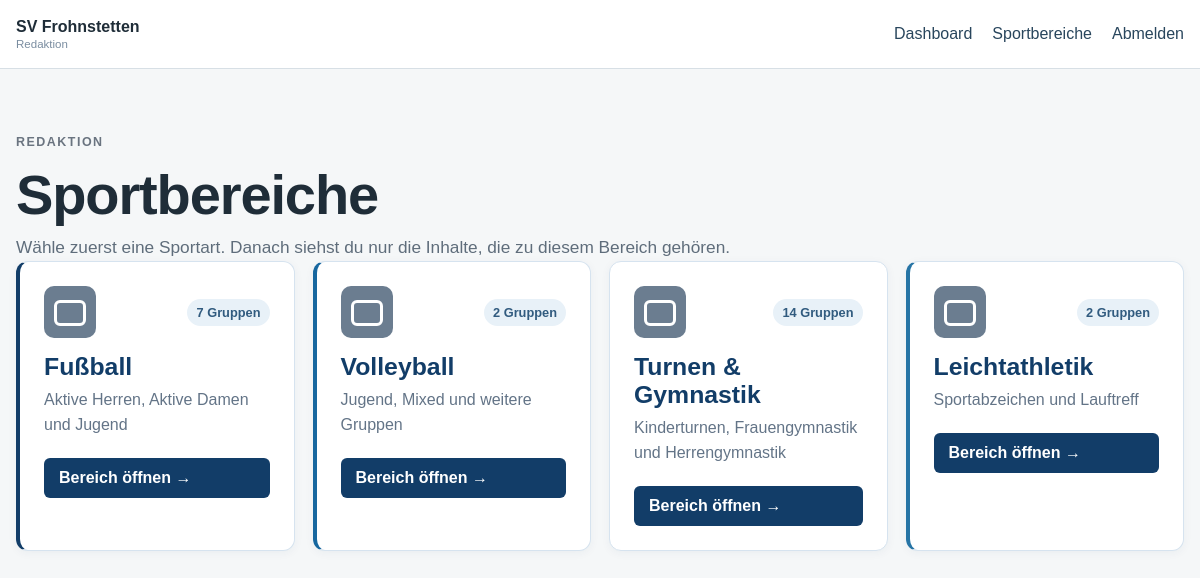
The app's page /admin/sport/index.php (signed in) with its own data.
### tables this page shows
CREATE TABLE departments (
 id INTEGER PRIMARY KEY AUTOINCREMENT, name TEXT NOT NULL, slug TEXT NOT NULL UNIQUE,
 description TEXT, icon TEXT, sort_order INTEGER DEFAULT 0, active INTEGER DEFAULT 1
, is_spielgemeinschaft INTEGER NOT NULL DEFAULT 0, sg_text TEXT);

### src/bootstrap-local.php (called while the page is built, shortened)
<?php
function e(?string $v): string
{
    return htmlspecialchars($v ?? '', ENT_QUOTES | ENT_SUBSTITUTE, 'UTF-8');
}

### public/admin/sport/index.php (the view, shortened to what this page needs)
<?php
require __DIR__ . '/../../../src/bootstrap-local.php';
$db = db();
$department = null;
$departments = $db->query('SELECT d.*,COUNT(g.id) group_count FROM departments d LEFT JOIN groups g ON g.department_id=d.id AND g.active=1 WHERE d.active=1 GROUP BY d.id ORDER BY d.sort_order,d.name')->fetchAll();
?><!doctype html>
<html lang="de">
<head>
    <link rel="stylesheet" href="/assets/admin.css">
</head>
<body>
    <header>
        <div class="wrap nav">
            <div><b>SV Frohnstetten</b><span class="admin-subtitle">Redaktion</span></div>
            <nav><a href="/admin/">Dashboard</a><a href="/admin/sport/">Sportbereiche</a><a
                    href="/logout.php">Abmelden</a></nav>
        </div>
    </header>
    <main class="wrap admin-sport-page">
        <?php if (!$department): ?>
            <p class="eyebrow">REDAKTION</p>
            <h1>Sportbereiche</h1>
            <p class="lead">Wähle zuerst eine Sportart. Danach siehst du nur die Inhalte, die zu diesem Bereich gehören.</p>
            <div class="department-dashboard-grid sport-admin-grid"><?php foreach ($departments as $d): ?><a
                        class="department-dashboard-card dept-<?= e($d['slug']) ?>"
                        href="/admin/sport/?department=<?= (int) $d['id'] ?>">
                        <div class="department-card-top"><span class="dash-icon dash-icon-generic"
                                aria-hidden="true"></span><span class="department-count"><?= e((string) $d['group_count']) ?>
                                Gruppen</span></div>
                        <h3><?= e($d['name']) ?></h3>
                        <p><?= e($d['description'] ?: 'Sportbereich verwalten') ?></p><span class="button">Bereich öffnen →</span>
                    </a><?php endforeach; ?></div>
        <?php endif; ?>
    </main>
</body>
</html>

### public/assets/admin.css (style rules this page uses)
:root { --bg: #f5f7f8; --surface: #fff; --text: #1f2d38; --muted: #6a7480; --primary: #123d68; --border: #d6e3ef; --danger: #a52a2a; --accent-soft: #e8f1f8; }
* { box-sizing: border-box; }
body { margin: 0; background: var(--bg); color: var(--text); font-family: Arial, Helvetica, sans-serif; }
a { color: var(--primary); text-decoration: none; }
.wrap { width: min(1180px, calc(100% - 32px)); max-width: 1180px; margin: auto; }
header { background: #fff; border-bottom: 1px solid #d7dfe5; }
.nav { min-height: 68px; display: flex; justify-content: space-between; align-items: center; }
.nav nav { display: flex; gap: 20px; }
.nav a { color: #29465d; }
.eyebrow { font-size: 0.78rem; font-weight: 800; letter-spacing: 0.12em; color: var(--muted); }
main { padding: 54px 0; }
h1 { font-size: clamp(2rem, 5vw, 3.5rem); margin: 0.1em 0; font-weight: 800; letter-spacing: -0.02em; }
.button, button { background: var(--primary); color: #fff; border: 0; border-radius: 6px; padding: 11px 15px; font-weight: 700; cursor: pointer; box-shadow: none !important; }
.lead { max-width: 760px; color: #5f6d7b; font-size: 1.08rem; line-height: 1.65; margin: 0; }
.department-dashboard-grid { display: grid; grid-template-columns: repeat(4, minmax(0, 1fr)); gap: 18px; }
.department-dashboard-card { position: relative; overflow: hidden; min-height: 270px; padding: 24px; border-radius: 12px; background: #fff; border: 1px solid var(--border); box-shadow: 0 2px 10px rgba(18, 61, 104, 0.05); display: flex; flex-direction: column; }
.department-dashboard-card:after { display: none; }
.department-dashboard-card.dept-fussball { border-left: 4px solid #123d68; }
.department-dashboard-card.dept-volleyball { border-left: 4px solid #17679f; }
.department-dashboard-card.dept-leichtathletik { border-left: 4px solid #2674a5; }
.department-dashboard-card h3 { font-size: 1.55rem; margin: 15px 0 7px; }
.department-dashboard-card p { color: #637487; line-height: 1.55; margin: 0 0 20px; }
.department-card-top { display: flex; justify-content: space-between; align-items: center; }
.department-count { font-size: 0.8rem; font-weight: 800; color: #315b7f; background: var(--accent-soft); padding: 6px 9px; border-radius: 999px; }
.dash-icon { width: 52px; height: 52px; display: block; border-radius: 10px; background: #0d4d82; position: relative; box-shadow: none; }
.dash-icon:before, .dash-icon:after { content: ""; position: absolute; }
.dash-icon-generic { background: #6b7d90; }
.dash-icon-generic:before { width: 26px; height: 20px; border: 3px solid #fff; border-radius: 6px; left: 10px; top: 14px; }
.admin-subtitle { display: block; color: #7a8da0; font-size: 0.72rem; margin-top: 2px; }

### records on screen
departments: group_count "7", name "Fußball", description "Aktive Herren, Aktive Damen und Jugend"
departments: group_count "2", name "Volleyball", description "Jugend, Mixed und weitere Gruppen"
departments: group_count "14", name "Turnen & Gymnastik", description "Kinderturnen, Frauengymnastik und Herrengymnastik"
departments: group_count "2", name "Leichtathletik", description "Sportabzeichen und Lauftreff"
